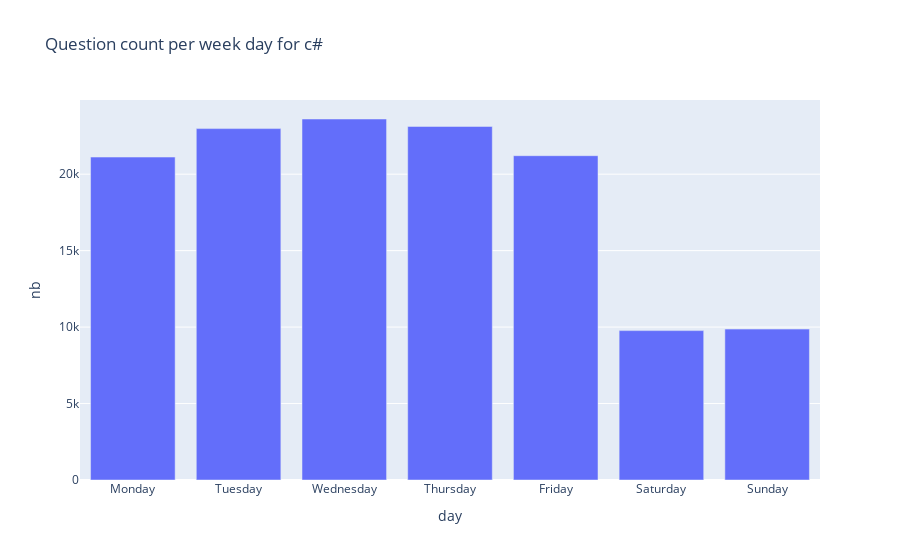

The code cell stored with this chart in its notebook:
### Code cell
plot("c#")

### Figure 1 — Plotly figure (JSON) as saved in the notebook; plotly's stock layout.template omitted (floating-point values rounded to 4 significant figures)
{"data": [{"alignmentgroup": "True", "hovertemplate": "day=%{x}<br>nb=%{y}<extra></extra>", "legendgroup": "", "marker": {"color": "#636efa", "pattern": {"shape": ""}}, "name": "", "offsetgroup": "", "orientation": "v", "showlegend": false, "textposition": "auto", "type": "bar", "x": ["Monday", "Tuesday", "Wednesday", "Thursday", "Friday", "Saturday", "Sunday"], "xaxis": "x", "y": [21119, 22981, 23609, 23123, 21209, 9770, 9869], "yaxis": "y"}], "layout": {"barmode": "relative", "legend": {"tracegroupgap": 0}, "title": {"text": "Question count per week day for c#"}, "xaxis": {"anchor": "y", "domain": [0, 1], "title": {"text": "day"}}, "yaxis": {"anchor": "x", "domain": [0, 1], "title": {"text": "nb"}}}}
